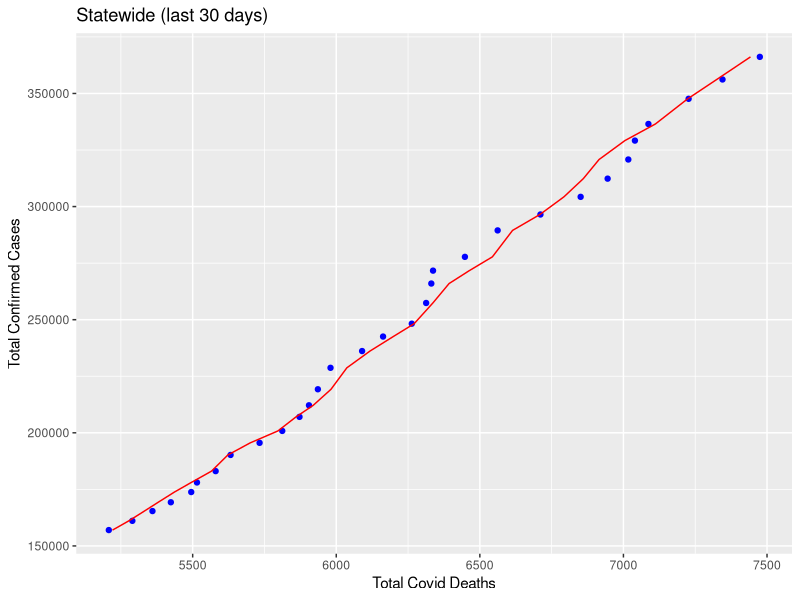

R code for this plot: (Note: this script raises an error after producing the figure.)
library(ggplot2)

build_offset_columns <- function(input_df,target_col,range_vector){
  
  ### Unlist the Target column to get a vector. Otherwise we spin our wheels in a df
  process_col <- unlist(input_df[target_col])
  
  #### Build a series of columns that offset the values of the target_col by the range vector
  for (offset_count in 1:length(range_vector))
  {
    offset_value <- range_vector[offset_count]
    i <- 0
    offset_col <- sapply(process_col,function(x){
      i <<- i + 1
      ### Return nothing for first 21 days
      if (i <= offset_value) { return(0) }
      return(process_col[i-offset_value])
      
    },simplify="array")
    
    thisColName <- paste("offset_",offset_value,sep="")
    
    input_df <- cbind(input_df,offset_col)
    
    colnames(input_df)[length(colnames(input_df))] <- thisColName
    
    
  }### END each vector elements
  
  return(input_df)  
  
}### END build_minus_column
build_rolling_offset <- function(input_df,rolling_days){
  
  
  ### Find the best offset covariance over a period of rolling days
  output_vector <- c()  
  output_vector2 <- c()  
  mse_vector <- c()
  predicted_deaths <- c()  
  
  ### Loop through input data frame
  for (i in 1:nrow(input_df)){
    if (i <= rolling_days) {
      output_vector2 <- append(output_vector2,0) 
      mse_vector <- append(mse_vector,0)
      predicted_deaths <- append(predicted_deaths,0)
      next
    }

    
    temp_df <- input_df[(i - rolling_days):i,2:length(input_df)]
    
    least_residual <- -1
    least_offset <- ""
    most_cor <- -1
    most_cor_offset <- ""
    ### Build Residuals for each offset Column
    ### Loop through each offset column
    
    tempCor <- (cor(temp_df)[2,])
    #print(max(tempCor[3:length(tempCor)]))
    for (q in 3:length(tempCor)){
      #print(tempCor[q])
      if (most_cor == -1 ){ 
        most_cor <- tempCor[q] 
        most_cor_offset <- colnames(temp_df)[q]
        next
      }
      if (tempCor[q] > most_cor){
        most_cor <- tempCor[q] 
        most_cor_offset <- colnames(temp_df)[q]
      }
      
    }
    #print("Most_cor")
    #print(most_cor)
    #print("Most_cor_offset")
    #print(most_cor_offset)
    #print(temp_df[most_cor_offset])
    
    ## Build a linear model prediction based on suggested offset.
    ## calculate the error of the prediction
    
    temp_lm <-  lm(daily_total_deaths ~ offset_14, data=temp_df)
    
    #print(summary(temp_lm))
    
    temp_predict_df <- data.frame( 
      daily_total_deaths = predict(temp_lm, newdata=temp_df), 
      daily_total_confirmed=temp_df[most_cor_offset])
    
    ### Calculate mean deaths for the period
    
    ### Get the last predicted death for model comparison
    last_predicted_death <- round(temp_predict_df$daily_total_deaths[nrow(temp_predict_df)],0)
    
    predicted_deaths <- append(predicted_deaths,last_predicted_death)
    #### Get residuals from prediction
    temp_residual <- temp_df$daily_total_deaths - temp_predict_df$daily_total_deaths
    
    ### Base Error
    temp_residual <- sum(temp_residual^2)
    
    
    sse <- temp_df$daily_total_deaths - temp_predict_df$daily_total_deaths
    sse <- sse^2
    sse <- sum(sse)
    sse
    
    
    ## Degrees of Freedom for Error (n-p)
    dfe <- rolling_days-2
    
    #print(sse/dfe)
    
    
    ## Mean of Squares for Error:   MSE = SSE / DFE
    mse <- sse / dfe
    
    #print(temp_residual)
    #print(actual_values)
    
    #print(temp_residual / dfe)
    #daily_total_deaths
    
    ### Generate Average deaths for the month
    
    
    
    output_vector2 <- append(output_vector2,most_cor_offset) 
    mse_vector <- append(mse_vector,mse)
    #mean_predicted_deaths <- append(mean_predicted_deaths, mean(temp_predict_df$daily_total_confirmed))
    
    
    
  }### END Each data frame row
  
  
  
  min_mse <- min(mse_vector[(mse_vector > 0)])
  
  offset_error <- c()
  
  for (i in 1:length(mse_vector)) {
    if (mse_vector[i] == 0 ){
      offset_error <- append(offset_error,0)
      next
    }
    offset_error <- append(offset_error,min_mse/mse_vector[i])
    
  }
  #predict_death=mean_predicted_deaths
  return(data.frame(date = input_df$date,mse=mse_vector,error=offset_error,offset=output_vector2,predicted_deaths=predicted_deaths))
  #eval(parse(text=command))
  
  
}### END build rolling offset
build_statewide_confirmed_numbers <- function(input_df){
  #### Sum the numbers across the state to build a big picture estimate
  
  ### Build unique dates
  date <- unique(input_df$date)
  
  ### build statewide confirmed numbers
  daily_total_confirmed <- sapply(date,function(x){
    ### Build data frame for each date
    this_df <- (input_df [which(input_df$date == x),])
    ### Sum confirmed for daily total
    return(sum(this_df$totalcountconfirmed) )
  },simplify="array")
  
  daily_total_deaths <- sapply(date,function(x){
    this_df <- (input_df [which(input_df$date == x),])
    ### Sum deaths for daily total
    return(sum(this_df$totalcountdeaths) )
  },simplify="array")
  
  return(data.frame(date,daily_total_confirmed,daily_total_deaths))
  
}#// END build statewide numbers


buildCounties_df <- function(input_df,input_names){
  #### Build a data frame of counties listed in input_names. Multiple counties will be summed
  date <- unique(ca_covid_df$date)
  
  daily_total_confirmed <- sapply(date,function(x){
    ### Build data frame for each date
    this_df <- (input_df [which(input_df$date == x),])
    
    temp_array <- sapply(input_names, function(x){
      
      return(this_df[which(this_df$county ==x), ]$totalcountconfirmed)
    },simplify="array")
    
    ### Sum confirmed for daily total
    return(sum(temp_array))
  },simplify="array")
  
  daily_total_deaths <- sapply(date,function(x){
    ### Build data frame for each date
    this_df <- (input_df [which(input_df$date == x),])
    
    temp_array <- sapply(input_names, function(x){
      
      return(this_df[which(this_df$county ==x), ]$totalcountdeaths)
    },simplify="array")
    
    ### Sum confirmed for daily total
    return(sum(temp_array))
  },simplify="array")
  
  
  return(data.frame(date,daily_total_confirmed,daily_total_deaths))
  
}### END buildCounties
build_last_30_df <- function(input_df){
  ### Return the last 30 day of a DF
  #### Determine the last 30 days index
  rowCount <- nrow(input_df)
  startIndex <- rowCount - 30
  
  ### get last 30 days of of offset_daily_ statewide
  return(input_df[startIndex:rowCount,])
  
  
}#///END build_last_30_df


build_model_last_30days <- function(input_df) {
  ############################################################
  ### Build model for last 30 days
  ############################################################
  
  #### Determine the last 30 days index
  rowCount <- nrow(input_df)
  startIndex <- rowCount - 30
  
  ### get last 30 days of of offset_daily_ statewide
  temp_df <- input_df[startIndex:rowCount,]
  
  last_month_df <- data.frame( date = temp_df$date,  
                               daily_total_confirmed = temp_df$daily_total_confirmed,
                               daily_total_deaths = temp_df$daily_total_deaths,
                               "offset" = temp_df[last_offset])
  
  colnames(last_month_df) <- c("date","daily_total_confirmed","daily_total_deaths","offset")
  
  
  last_month_lm <-  lm(daily_total_deaths ~ offset, data=last_month_df)
  
  
  last_month_predict_df <- data.frame( 
    date=last_month_df$date,
    actual_deaths=last_month_df$daily_total_deaths,
    daily_total_deaths = predict(last_month_lm, newdata=last_month_df), 
    daily_total_confirmed=last_month_df$daily_total_confirmed,
    offset=last_month_df$offset
  )
  
  
  return(last_month_predict_df)
  
}#//END build_model_last_30days
build_statewide_hospital_numbers <- function(input_df){
  #### Sum the numbers across the state to build a big picture estimate
  
  ### Build unique dates
  date <- unique(input_df$date)
  
  ### build statewide confirmed numbers
  hospitalized_covid_patients <- sapply(date,function(x){
    ### Build data frame for each date
    this_df <- (input_df [which(input_df$date == x),])
    ### Sum confirmed for daily total
    return(sum(this_df$hospitalized_covid_patients) )
  },simplify="array")
  
  all_hospital_beds <- sapply(date,function(x){
    this_df <- (input_df [which(input_df$date == x),])
    ### Sum deaths for daily total
    return(sum(this_df$all_hospital_beds) )
  },simplify="array")
  
  icu_available_beds <- sapply(date,function(x){
    this_df <- (input_df [which(input_df$date == x),])
    ### Sum deaths for daily total
    return(sum(this_df$icu_available_beds) )
  },simplify="array")
  
  icu_combined <- sapply(date,function(x){
    this_df <- (input_df [which(input_df$date == x),])
    ### Sum deaths for daily total
    return(sum(this_df$icu_combined) )
  },simplify="array")
  
  hospital_capactity <- sapply(date,function(x){
    this_df <- (input_df [which(input_df$date == x),])
    ### Sum deaths for daily total
    return(sum(this_df$hospital_capactity) )
  },simplify="array")
  
  icu_capacity <- sapply(date,function(x){
    this_df <- (input_df [which(input_df$date == x),])
    ### Sum deaths for daily total
    return(sum(this_df$icu_capacity) )
  },simplify="array")
  
  return(data.frame(date=date,
                    hospitalized_covid_patients=hospitalized_covid_patients,
                    all_hospital_beds=all_hospital_beds,
                    icu_available_beds=icu_available_beds,
                    icu_combined=icu_combined,
                    hospital_capactity=hospital_capactity,
                    icu_capacity=icu_capacity
  ))
  
}#// END build statewide numbers



## Set the working directory to the root of your DSC 520 directory
setwd("C:\\Users\\newcomb\\DSCProjects\\DSC\\covid")
#setwd("L:\\stonk\\projects\\DSC\\DSC\\covid")

### Read CSV 

ca_hospital_df <- read.csv("final_CA_Hospital.csv")
ca_covid_df <- read.csv("final_CA_Confirmed.csv")
#ca_population_df <- read.csv("final_CA_county_population.csv")
#ca_demo_df <- read.csv("Final_CA_Race_Demographic.csv")

### strip first column which duplicates row Index.It's a write.CSV thing
ca_hospital_df   <- ca_hospital_df[,2:length(ca_hospital_df)]
ca_covid_df      <- ca_covid_df[,2:length(ca_covid_df)]
#ca_population_df <- ca_population_df[,2:length(ca_population_df)]
#ca_demo_df       <- ca_hospital_df[,2:length(ca_demo_df)]

#tail(ca_hospital_df)
#tail(ca_covid_df)
#tail(ca_population_df)
#tail(ca_demo_df)

### Split counties into separate groups counties > 2% and less than
#counties_by_size_index <- order(ca_population_df$population,decreasing = TRUE)
#counties_biggest_index <- counties_by_size_index[1:12] 
#counties_smallest_index <-counties_by_size_index[13:length(counties_by_size_index)] 

### Get Names of Biggest counties by population
#counties_biggest_names <- sapply(counties_biggest_index, function(x){
#  return(ca_population_df$county[x])
#},simplify = "array")
#counties_biggest_names

### Get Names of Smallest counties by population
#counties_smallest_names <- sapply(counties_smallest_index, function(x){
#  return(ca_population_df$county[x])
#},simplify = "array")
#counties_smallest_names

tail(ca_hospital_df)
head(ca_hospital_df)
head(ca_covid_df)
tail(ca_covid_df)

############################################
#### Build statewide Hospital numbers
############################################
### Hospital has least least rows start there



daily_hospital_df <- build_statewide_hospital_numbers(ca_hospital_df)
daily_hospital_df$icu_capacity

############################################################
### build statewide Numbers - daily_covid_df
############################################################
daily_covid_df <- build_statewide_confirmed_numbers(ca_covid_df)


############################################################
### build State confirmed offset columns - 
############################################################
offset_daily_df <- build_offset_columns(daily_covid_df,"daily_total_confirmed",8:30)
offset_daily_df
############################################################
### Build the offsets data frame. 
############################################################
offset_df <- build_rolling_offset(offset_daily_df,30)

offset_df <- cbind(offset_df,actual_deaths=daily_covid_df$daily_total_deaths)

offset_indexes <- vapply(offset_df$offset, function(x){
  
  if (x==0) {return(0)}
  return(as.numeric(gsub("offset_","",x)))
  
  
},numeric(1) )  

offset_df <- cbind(offset_df,offset_index=offset_indexes )


offset_df

nrow(offset_daily_df)

#### Trim offset_daily_df so it has the same number of records as daily_hospital
startIndex <- nrow(offset_daily_df) - nrow(daily_hospital_df)

offset_daily_df <- offset_daily_df


############################################################
### Build model for last 30 days
############################################################
### Get the offset for the last date
############################################################
last_offset <- offset_df$offset[nrow(offset_df)]



#### Determine the last 30 days index
rowCount <- nrow(offset_daily_df)
startIndex <- rowCount - 30

### get last 30 days of of offset_daily_ statewide
temp_df <- offset_daily_df[startIndex:rowCount,]

last_month_df <- data.frame( date = temp_df$date,  
                             daily_total_confirmed = temp_df$daily_total_confirmed,
                             daily_total_deaths = temp_df$daily_total_deaths,
                             "offset" = temp_df[last_offset])

colnames(last_month_df) <- c("date","daily_total_confirmed","daily_total_deaths","offset")


last_month_lm <-  lm(daily_total_deaths ~ offset, data=last_month_df)



last_month_predict_df <- data.frame( 
                                      date=last_month_df$date,
                                     actual_deaths=last_month_df$daily_total_deaths,
                                     daily_total_deaths = predict(last_month_lm, newdata=last_month_df), 
                                     daily_total_confirmed=last_month_df$daily_total_confirmed,
                                     offset=last_month_df$offset
                                    )

ggplot(data = last_month_df, aes(y = daily_total_confirmed, x = daily_total_deaths)) + geom_point(color='blue') +
  scale_y_continuous(labels = function(x) format(x, scientific = FALSE)) +
  #  geom_line(color='blue'  ,data = june_CD_base_predict_df,      aes(y=daily_total_confirmed, x=daily_total_deaths)) +
  geom_line(color='red'   ,data = last_month_predict_df, aes(y=daily_total_confirmed, x=daily_total_deaths)) +
  labs( x="Total Covid Deaths", y="Total Confirmed Cases", title="Statewide (last 30 days)")  





last_month_predict_df

#let's look at errors
last_month_residuals <- (sum(last_month_predict_df$actual_deaths)^2) - (sum(last_month_predict_df$daily_total_deaths^2))

error_rate <- 1- last_month_residuals / sum(last_month_predict_df$actual_deaths)^2
error_rate

last_row <- offset_daily_df[nrow(offset_daily_df),]

interpret_glm_model(last_month_lm)

### Project ahead by offset

### Validate offset model

validate_offset_df <- offset_df

offset_daily_df <- cbind(validate_offset_df, daily_covid_df$daily_total_deaths)
offset_daily_df


last_row
last_offset

offset_df

#########################################
### Get last offset worth of records
### For Future predictions
######################################

### Take offset value an conver to int
last_offset_index <- as.numeric(gsub("offset_","",last_offset))


startIndex <- nrow(daily_covid_df) - last_offset_index

futurecast_df <- daily_covid_df[startIndex:nrow(daily_covid_df),]

futurecast_df

last_month_predict_df

summary(last_month_lm)[4]

str(last_month_lm)
last_month_lm$offset


intercept <- last_month_lm$coefficients[1]
coefficients <- last_month_lm$coefficients[2]
coefficients

se <- summary(last_month_lm)$coefficients["offset","Std. Error"]


last_month_lm$coefficients



error_rate /2

predict_col = (last_month_predict_df$daily_total_confirmed *coefficients) + intercept

predict_low = predict_col - (predict_col * (error_rate / 2))
predict_high = predict_col + (predict_col * (error_rate / 2))

data.frame(date=last_month_predict_df$date,
           death=last_month_predict_df$actual_deaths, 
           confirmed=last_month_predict_df$daily_total_confirmed,
           offset=last_month_predict_df$offset,
           future_date=as.Date(last_month_predict_df$date) + last_offset_index,
           predict_low=predict_low,
           predict= predict_col,
           predict_high=predict_high)




############################################################
### County Level Work
############################################################
### build Alameda confirmed offset columns - 
############################################################
alameda_df <- buildCounties_df(ca_covid_df,c("alameda"))
alameda_offset_daily_df <- build_offset_columns(alameda_df,"daily_total_confirmed",8:30)

alameda_offset_daily_df


alameda_last_30_df <- build_last_30_df(alameda_offset_daily_df)

alameda_predict_df <- build_model_last_30days(alameda_last_30_df)
alameda_predict_df
df_for_plot <- alameda_last_30_df
predict_df_for_plot <- alameda_predict_df

ggplot(data = df_for_plot, aes(y = daily_total_confirmed, x = daily_total_deaths)) + geom_point(color='blue') +
  scale_y_continuous(labels = function(x) format(x, scientific = FALSE)) +
  geom_line(color='red'   ,data = predict_df_for_plot, aes(y=daily_total_confirmed, x=daily_total_deaths)) +
  labs( x="Total Covid Deaths", y="Total Confirmed Cases", title="Alameda (last 30 days)")  
